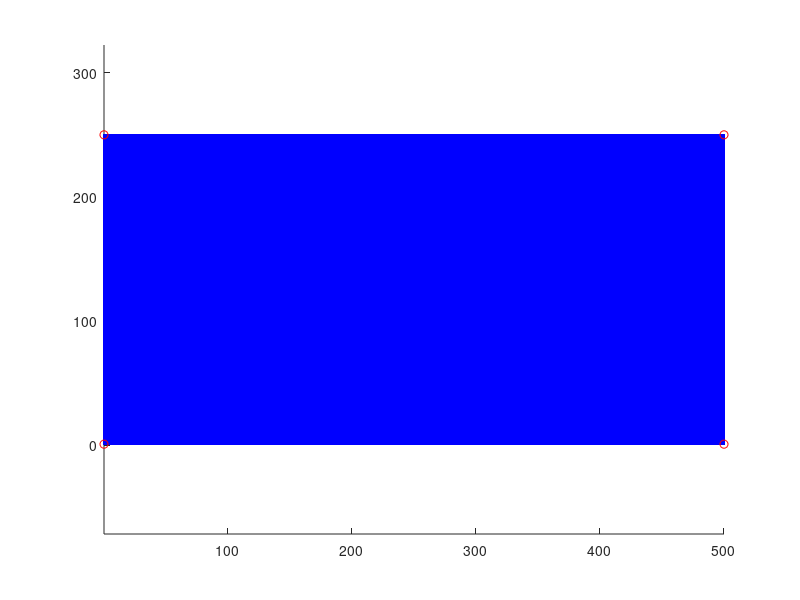

The MATLAB source for this figure: (Note: this script raises an error after producing the figure.)
function warpGrid
%% Demonstration description:
% This demonstration interactively warps a grid of X and Y co-ordinates. 
% When adapted as a function, it may be used in conjunction with ebsd map 
% data to correct for drift during map acquisition.
%
%% Author:
% Dr. Azdiar Gazder, 2024, azdiaratuowdotedudotau
%
%% Syntax:
%  warpGrid
%
%% Input:
%  none
%
%% Output:
%  none
%
%% Options:
%  none
%%

clear all; clear hidden; clc; close all

% Generate an initial equally spaced grid
[X, Y] = meshgrid(1:500, 1:250);

% Define the source grid
srcGrid = [X(:), Y(:)];

% Initialise the corner points of the source grid
srcSize = size(X);
srcPoints = [1, 1; srcSize(2), 1; srcSize(2), srcSize(1); 1, srcSize(1)];
wrpPoints = srcPoints;

% Initialise the figure
figure;
axis equal

hold on;
plot(srcGrid(:,1), srcGrid(:,2), 'b.');
hold off;

hold on;
h_src = plot(srcPoints(:,1), srcPoints(:,2), 'ro'); % Plot corner points
hold off;

% Initialise the transformation object and algorithm type
tform = [];
validTransStrings = {'projective','affine','similarity','nonreflectivesimilarity'};

% Loop until the user right-clicks
while true
    % Wait for user input
    [x, y, button] = ginput(2); % Get two mouse clicks

    % Check for a right-click
    if button(1) == 3 % 3 corresponds to right-click
        break; % Exit loop if right-click
    end

    % Check for a left-click
    if button(1) == 1 % 1 corresponds to left-click
        
        % Get the index of the closest corner point to the first click
        [~, idx] = min(pdist2(srcPoints, [x(1), y(1)]));

        % Update the selected corner point with the position of the second click
        wrpPoints(idx,:) = [x(2), y(2)];

        % Create a transformation object
        tform = fitgeotrans(srcPoints, wrpPoints, validTransStrings{1});

        % Apply the transformation to the initial grid points
        wrpGrid = transformPointsForward(tform, srcGrid);

        % Update srcGrid
        srcGrid = wrpGrid;

        % Update srcPoints
        srcPoints = wrpPoints;

        % Delete previously plotted srcGrid
        delete(findobj(gca, 'Type', 'scatter'));

        % Plot the new srcGrid
        plot(srcGrid(:, 1), srcGrid(:, 2), 'b.');
        axis equal
        
        % Delete and re-plot h_src
        delete(h_src);
        hold on;
        rotMat = [1 1; -1 1;-1 -1;  1 -1];
        [~, id] = min(srcGrid*rotMat.');
        kornerPoints = srcGrid(id,:);
        h_src = plot(kornerPoints(:,1), kornerPoints(:,2), 'ro'); % Plot corner points
        hold off;

    end
end

end